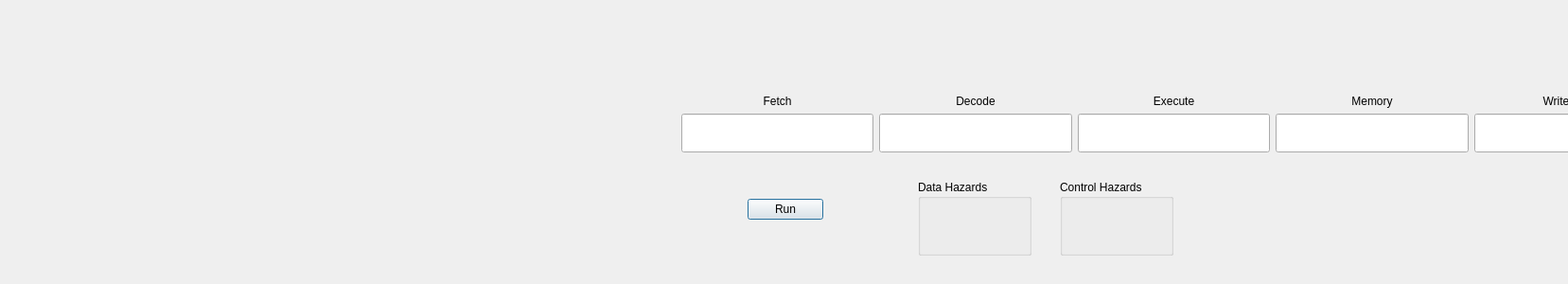
<?xml version="1.0" encoding="UTF-8"?>
<ui version="4.0">
 <class>thirdDialog</class>
 <widget class="QDialog" name="thirdDialog">
  <property name="geometry">
   <rect>
    <x>0</x>
    <y>0</y>
    <width>1657</width>
    <height>300</height>
   </rect>
  </property>
  <property name="windowTitle">
   <string>Dialog</string>
  </property>
  <widget class="QWidget" name="layoutWidget">
   <property name="geometry">
    <rect>
     <x>720</x>
     <y>100</y>
     <width>1041</width>
     <height>61</height>
    </rect>
   </property>
   <layout class="QHBoxLayout" name="horizontalLayout">
    <item>
     <layout class="QVBoxLayout" name="verticalLayout">
      <item>
       <widget class="QLabel" name="label">
        <property name="text">
         <string>Fetch</string>
        </property>
        <property name="alignment">
         <set>Qt::AlignCenter</set>
        </property>
       </widget>
      </item>
      <item>
       <widget class="QLineEdit" name="textEdit">
        <property name="sizePolicy">
         <sizepolicy hsizetype="Expanding" vsizetype="Expanding">
          <horstretch>0</horstretch>
          <verstretch>0</verstretch>
         </sizepolicy>
        </property>
       </widget>
      </item>
     </layout>
    </item>
    <item>
     <layout class="QVBoxLayout" name="verticalLayout_4">
      <item>
       <widget class="QLabel" name="label_4">
        <property name="text">
         <string>Decode</string>
        </property>
        <property name="alignment">
         <set>Qt::AlignCenter</set>
        </property>
       </widget>
      </item>
      <item>
       <widget class="QLineEdit" name="textEdit_2">
        <property name="sizePolicy">
         <sizepolicy hsizetype="Expanding" vsizetype="Expanding">
          <horstretch>0</horstretch>
          <verstretch>0</verstretch>
         </sizepolicy>
        </property>
       </widget>
      </item>
     </layout>
    </item>
    <item>
     <layout class="QVBoxLayout" name="verticalLayout_2">
      <item>
       <widget class="QLabel" name="label_2">
        <property name="text">
         <string>Execute</string>
        </property>
        <property name="alignment">
         <set>Qt::AlignCenter</set>
        </property>
       </widget>
      </item>
      <item>
       <widget class="QLineEdit" name="textEdit_3">
        <property name="sizePolicy">
         <sizepolicy hsizetype="Expanding" vsizetype="Expanding">
          <horstretch>0</horstretch>
          <verstretch>0</verstretch>
         </sizepolicy>
        </property>
       </widget>
      </item>
     </layout>
    </item>
    <item>
     <layout class="QVBoxLayout" name="verticalLayout_5">
      <item>
       <widget class="QLabel" name="label_5">
        <property name="text">
         <string>Memory</string>
        </property>
        <property name="alignment">
         <set>Qt::AlignCenter</set>
        </property>
       </widget>
      </item>
      <item>
       <widget class="QLineEdit" name="textEdit_4">
        <property name="sizePolicy">
         <sizepolicy hsizetype="Expanding" vsizetype="Expanding">
          <horstretch>0</horstretch>
          <verstretch>0</verstretch>
         </sizepolicy>
        </property>
       </widget>
      </item>
     </layout>
    </item>
    <item>
     <layout class="QVBoxLayout" name="verticalLayout_3">
      <item>
       <widget class="QLabel" name="label_3">
        <property name="text">
         <string>Write Back</string>
        </property>
        <property name="alignment">
         <set>Qt::AlignCenter</set>
        </property>
       </widget>
      </item>
      <item>
       <widget class="QLineEdit" name="textEdit_5">
        <property name="sizePolicy">
         <sizepolicy hsizetype="Expanding" vsizetype="Expanding">
          <horstretch>0</horstretch>
          <verstretch>0</verstretch>
         </sizepolicy>
        </property>
       </widget>
      </item>
     </layout>
    </item>
   </layout>
  </widget>
  <widget class="QPushButton" name="pushButton">
   <property name="geometry">
    <rect>
     <x>790</x>
     <y>210</y>
     <width>80</width>
     <height>22</height>
    </rect>
   </property>
   <property name="text">
    <string>Run</string>
   </property>
  </widget>
  <widget class="QGroupBox" name="groupBox">
   <property name="geometry">
    <rect>
     <x>970</x>
     <y>190</y>
     <width>120</width>
     <height>80</height>
    </rect>
   </property>
   <property name="title">
    <string>Data Hazards</string>
   </property>
  </widget>
  <widget class="QGroupBox" name="groupBox_2">
   <property name="geometry">
    <rect>
     <x>1120</x>
     <y>190</y>
     <width>120</width>
     <height>80</height>
    </rect>
   </property>
   <property name="title">
    <string>Control Hazards</string>
   </property>
  </widget>
 </widget>
 <resources/>
 <connections/>
</ui>
